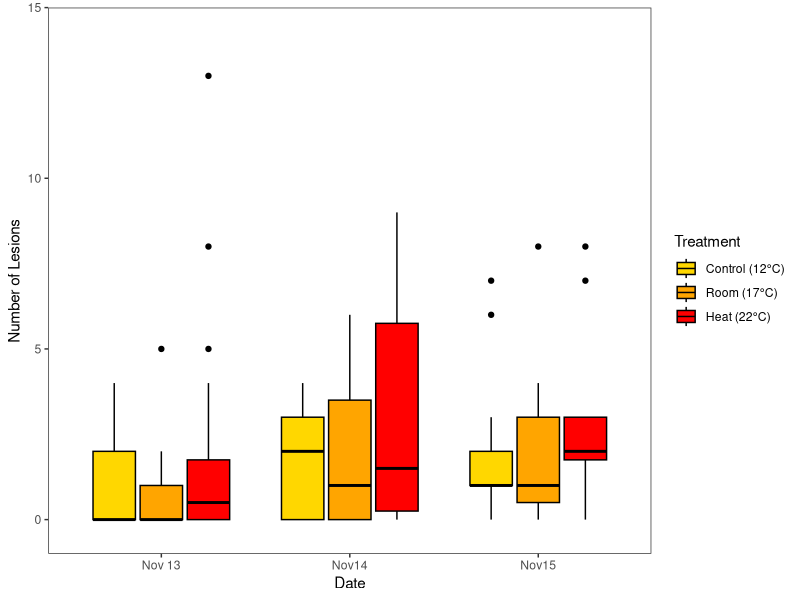

Recreate this plot in R. (Note: this script raises an error after producing the figure.)
library(here)
library(tidyverse)
library(Hmisc)
library(ordinal)

lesion = read_csv("data/BehaviourData.csv") %>%
  mutate(Date = as.Date(Date, format="%d/%m/%Y"),
         Treatment=fct_relevel(Treatment, c("Control","Room","Heat")),
         Bucket_ID = as.factor(Bucket_ID),
         Cuke_ID=as.factor(Cuke_ID),
         Unique_ID=paste(Bucket_ID, Cuke_ID,  sep = '_'))%>%
  select(-c("Activity_Score", "Droop_score", "Bodywall_lesions", "Squeeze_score"))%>%
  na.omit()

Lesions_plot = 
  ggplot(data =lesion, aes(x=as.factor(Date), y=Number_lesions, fill=Treatment))+
  geom_boxplot(color="black") +
  scale_x_discrete(breaks=c("2021-11-13","2021-11-14","2021-11-15"),
                   labels=c("Nov 13","Nov14", "Nov15"))+
  scale_y_continuous(expand=c(0,0), limits = c(-1,15))+
  scale_fill_manual(labels=c("Control (12°C)","Room (17°C)","Heat (22°C)"), values=c("Gold", "Orange","Red"))+
  ylab("Number of Lesions")+xlab("Date")+
  theme_bw()+
  theme(panel.grid=element_blank())
Lesions_plot

ggsave("figures/ActivityScores.jpg",plot=Activity_plot, width=6, height=4)
